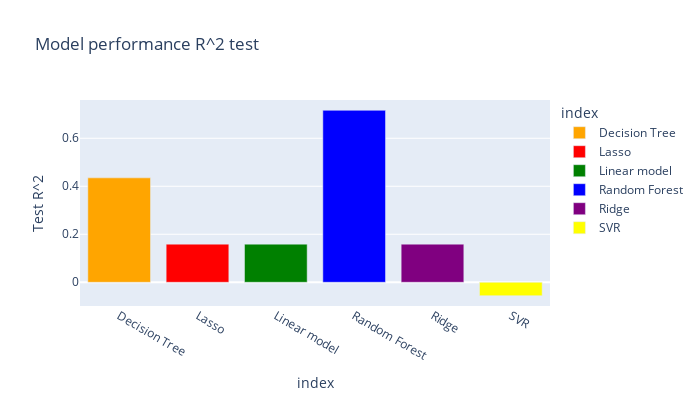

Write notebook code for a chart like this one.
### Code cell
px.bar(Model_Performance4, y =Model_Performance4['Test R^2'],
color_discrete_sequence=[
                 "orange", "red", "green", "blue", "purple","yellow"],
       title="Model performance R^2 test",
       color = Model_Performance4.index, width =700, height=400)

### Figure 1 — Plotly figure (JSON) as saved in the notebook; plotly's stock layout.template omitted (floating-point values rounded to 4 significant figures)
{"data": [{"alignmentgroup": "True", "hovertemplate": "index=%{x}<br>Test R^2=%{y}<extra></extra>", "legendgroup": "Decision Tree", "marker": {"color": "orange", "pattern": {"shape": ""}}, "name": "Decision Tree", "offsetgroup": "Decision Tree", "orientation": "v", "showlegend": true, "textposition": "auto", "type": "bar", "x": ["Decision Tree"], "xaxis": "x", "y": [0.4351], "yaxis": "y"}, {"alignmentgroup": "True", "hovertemplate": "index=%{x}<br>Test R^2=%{y}<extra></extra>", "legendgroup": "Lasso", "marker": {"color": "red", "pattern": {"shape": ""}}, "name": "Lasso", "offsetgroup": "Lasso", "orientation": "v", "showlegend": true, "textposition": "auto", "type": "bar", "x": ["Lasso"], "xaxis": "x", "y": [0.1589], "yaxis": "y"}, {"alignmentgroup": "True", "hovertemplate": "index=%{x}<br>Test R^2=%{y}<extra></extra>", "legendgroup": "Linear model", "marker": {"color": "green", "pattern": {"shape": ""}}, "name": "Linear model", "offsetgroup": "Linear model", "orientation": "v", "showlegend": true, "textposition": "auto", "type": "bar", "x": ["Linear model"], "xaxis": "x", "y": [0.1589], "yaxis": "y"}, {"alignmentgroup": "True", "hovertemplate": "index=%{x}<br>Test R^2=%{y}<extra></extra>", "legendgroup": "Random Forest", "marker": {"color": "blue", "pattern": {"shape": ""}}, "name": "Random Forest", "offsetgroup": "Random Forest", "orientation": "v", "showlegend": true, "textposition": "auto", "type": "bar", "x": ["Random Forest"], "xaxis": "x", "y": [0.7166], "yaxis": "y"}, {"alignmentgroup": "True", "hovertemplate": "index=%{x}<br>Test R^2=%{y}<extra></extra>", "legendgroup": "Ridge", "marker": {"color": "purple", "pattern": {"shape": ""}}, "name": "Ridge", "offsetgroup": "Ridge", "orientation": "v", "showlegend": true, "textposition": "auto", "type": "bar", "x": ["Ridge"], "xaxis": "x", "y": [0.1589], "yaxis": "y"}, {"alignmentgroup": "True", "hovertemplate": "index=%{x}<br>Test R^2=%{y}<extra></extra>", "legendgroup": "SVR", "marker": {"color": "yellow", "pattern": {"shape": ""}}, "name": "SVR", "offsetgroup": "SVR", "orientation": "v", "showlegend": true, "textposition": "auto", "type": "bar", "x": ["SVR"], "xaxis": "x", "y": [-0.05598], "yaxis": "y"}], "layout": {"barmode": "relative", "height": 400, "legend": {"title": {"text": "index"}, "tracegroupgap": 0}, "title": {"text": "Model performance R^2 test"}, "width": 700, "xaxis": {"anchor": "y", "categoryarray": ["Decision Tree", "Lasso", "Linear model", "Random Forest", "Ridge", "SVR"], "categoryorder": "array", "domain": [0, 1], "title": {"text": "index"}}, "yaxis": {"anchor": "x", "domain": [0, 1], "title": {"text": "Test R^2"}}}}
